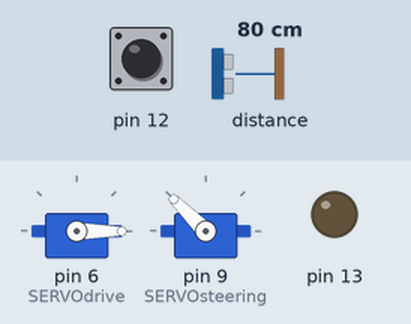
Simulated run of this sketch. Board: Arduino Uno, built with avr-gcc and run on an emulated ATmega328P. On the bench: 2 × servo, output pins drawn as LEDs (lit = HIGH). The inputs (shaded band) are chosen by the test bench; at power-on: distance to the obstacle 80 cm, pin 12 HIGH. The echo pulse lasts 58.3 µs per cm.

Above: at 1.2 s.
1.3 s: distance to the obstacle set to 2 cm
At 1.9 s:
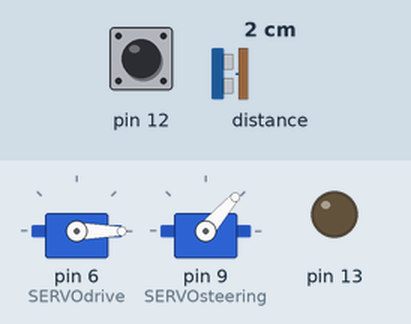
2.9 s: distance to the obstacle set to 9 cm
At 3.4 s:
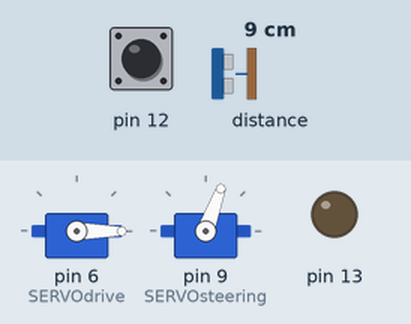
4.5 s: distance to the obstacle set to 18 cm
At 5.4 s:
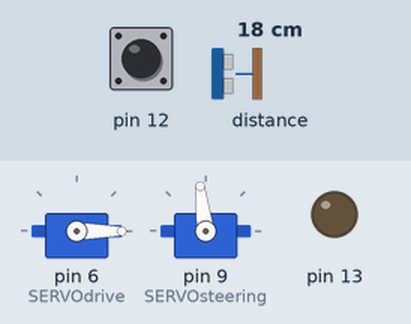
6.1 s: distance to the obstacle set to 35 cm
At 7.5 s:
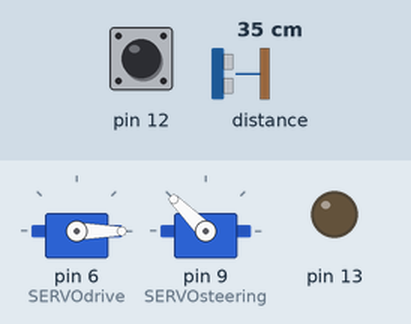
Timing chart, 0 to 8.7 s (numbered marks = the images above; inputs shaded):
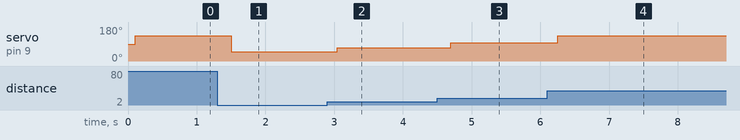

The sketch:

SEGUIDOR_V1.00.ino
```cpp
#include <HCSR04.h>
HCSR04 hc(2, new int[3]{3, 4, 5}, 3); //initialisation class HCSR04 (trig pin , echo pin, number of sensor)

#include <Servo.h>
Servo SERVOdrive;
Servo SERVOsteering;

int i=0;
int dir=88;
int di=15;

void setup()
{ Serial.begin(9600);
pinMode (12, INPUT);
pinMode (13, OUTPUT);

SERVOdrive.attach(6);  // 0 AVANZA   90 STOP    180 RETROCEDE
SERVOsteering.attach(9);  // 45 DCHA   88 RECTO   135 IZDA
SERVOdrive.write(90);
SERVOsteering.write(dir);

while (digitalRead(12) == LOW) {
    digitalWrite(13, HIGH);
    delay(100);
    digitalWrite(13, LOW);
    delay(100);
  }
 }

void loop()
{
   SERVOdrive.write(0);

di=hc.dist(2);
delay(100);

dir=(88+3*(-15+di)); //15 es la distancia a la pared y *3 es el factor de coreección de la dirección
if (dir<44) {dir=45;}
if (dir>136) {dir=135;}
delay(2);
SERVOsteering.write(dir);
/*Serial.print("dist=");
Serial.print(di);
Serial.print("    dir=");
Serial.println(dir);*/

}
```

Measured:
- after the input at 1.3 s, servo on pin 9 (SERVOsteering): 135° → 49° after 0.20 s
- after the input at 2.9 s, servo on pin 9 (SERVOsteering): 49° → 70° after 0.14 s
- after the input at 4.5 s, servo on pin 9 (SERVOsteering): 70° → 97° after 0.20 s
- after the input at 6.1 s, servo on pin 9 (SERVOsteering): 97° → 135° after 0.16 s
